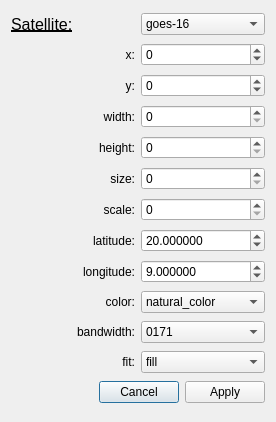
<?xml version="1.0" encoding="UTF-8"?>
<ui version="4.0">
 <class>Dialog</class>
 <widget class="QDialog" name="Dialog">
  <property name="geometry">
   <rect>
    <x>0</x>
    <y>0</y>
    <width>276</width>
    <height>422</height>
   </rect>
  </property>
  <property name="minimumSize">
   <size>
    <width>0</width>
    <height>0</height>
   </size>
  </property>
  <property name="windowTitle">
   <string>Dialog</string>
  </property>
  <layout class="QVBoxLayout" name="verticalLayout">
   <item>
    <layout class="QHBoxLayout" name="horizontalLayout">
     <item>
      <widget class="QLabel" name="satellite_label">
       <property name="font">
        <font>
         <pointsize>12</pointsize>
         <weight>50</weight>
         <bold>false</bold>
         <underline>true</underline>
        </font>
       </property>
       <property name="text">
        <string>Satellite:</string>
       </property>
      </widget>
     </item>
     <item>
      <widget class="QComboBox" name="satellite_selector">
       <item>
        <property name="text">
         <string>goes-16</string>
        </property>
       </item>
       <item>
        <property name="text">
         <string>goes-17</string>
        </property>
       </item>
       <item>
        <property name="text">
         <string>goes-18</string>
        </property>
       </item>
       <item>
        <property name="text">
         <string>meteosat-9</string>
        </property>
       </item>
       <item>
        <property name="text">
         <string>meteosat-11</string>
        </property>
       </item>
       <item>
        <property name="text">
         <string>himawari</string>
        </property>
       </item>
       <item>
        <property name="text">
         <string>sdo</string>
        </property>
       </item>
       <item>
        <property name="text">
         <string>sentinel</string>
        </property>
       </item>
       <item>
        <property name="text">
         <string>apod</string>
        </property>
       </item>
      </widget>
     </item>
    </layout>
   </item>
   <item>
    <layout class="QHBoxLayout" name="x_layout">
     <item>
      <widget class="QLabel" name="x_label">
       <property name="text">
        <string>x:</string>
       </property>
       <property name="alignment">
        <set>Qt::AlignRight|Qt::AlignTrailing|Qt::AlignVCenter</set>
       </property>
      </widget>
     </item>
     <item>
      <widget class="QSpinBox" name="x_input">
       <property name="minimum">
        <number>-9999</number>
       </property>
       <property name="maximum">
        <number>9999</number>
       </property>
      </widget>
     </item>
    </layout>
   </item>
   <item>
    <layout class="QHBoxLayout" name="y_layout">
     <item>
      <widget class="QLabel" name="y_label">
       <property name="text">
        <string>y:</string>
       </property>
       <property name="alignment">
        <set>Qt::AlignRight|Qt::AlignTrailing|Qt::AlignVCenter</set>
       </property>
      </widget>
     </item>
     <item>
      <widget class="QSpinBox" name="y_input">
       <property name="minimum">
        <number>-9999</number>
       </property>
       <property name="maximum">
        <number>9999</number>
       </property>
      </widget>
     </item>
    </layout>
   </item>
   <item>
    <layout class="QHBoxLayout" name="width_layout">
     <item>
      <widget class="QLabel" name="width_label">
       <property name="text">
        <string>width:</string>
       </property>
       <property name="alignment">
        <set>Qt::AlignRight|Qt::AlignTrailing|Qt::AlignVCenter</set>
       </property>
      </widget>
     </item>
     <item>
      <widget class="QSpinBox" name="width_input">
       <property name="maximum">
        <number>9999</number>
       </property>
      </widget>
     </item>
    </layout>
   </item>
   <item>
    <layout class="QHBoxLayout" name="height_layout">
     <item>
      <widget class="QLabel" name="height_label">
       <property name="text">
        <string>height:</string>
       </property>
       <property name="alignment">
        <set>Qt::AlignRight|Qt::AlignTrailing|Qt::AlignVCenter</set>
       </property>
      </widget>
     </item>
     <item>
      <widget class="QSpinBox" name="height_input">
       <property name="maximum">
        <number>9999</number>
       </property>
      </widget>
     </item>
    </layout>
   </item>
   <item>
    <layout class="QHBoxLayout" name="sizelayout">
     <item>
      <widget class="QLabel" name="size_label">
       <property name="text">
        <string>size:</string>
       </property>
       <property name="alignment">
        <set>Qt::AlignRight|Qt::AlignTrailing|Qt::AlignVCenter</set>
       </property>
      </widget>
     </item>
     <item>
      <widget class="QSpinBox" name="size_input">
       <property name="maximum">
        <number>9999</number>
       </property>
      </widget>
     </item>
    </layout>
   </item>
   <item>
    <layout class="QHBoxLayout" name="scale_layout">
     <item>
      <widget class="QLabel" name="scale_label">
       <property name="text">
        <string>scale:</string>
       </property>
       <property name="alignment">
        <set>Qt::AlignRight|Qt::AlignTrailing|Qt::AlignVCenter</set>
       </property>
      </widget>
     </item>
     <item>
      <widget class="QSpinBox" name="scale_input">
       <property name="maximum">
        <number>999999</number>
       </property>
      </widget>
     </item>
    </layout>
   </item>
   <item>
    <layout class="QHBoxLayout" name="laytitude_layout">
     <item>
      <widget class="QLabel" name="latitude_label">
       <property name="text">
        <string>latitude:</string>
       </property>
       <property name="alignment">
        <set>Qt::AlignRight|Qt::AlignTrailing|Qt::AlignVCenter</set>
       </property>
      </widget>
     </item>
     <item>
      <widget class="QDoubleSpinBox" name="latitude_input">
       <property name="decimals">
        <number>6</number>
       </property>
       <property name="maximum">
        <double>999999.000000000000000</double>
       </property>
       <property name="value">
        <double>20.000000000000000</double>
       </property>
      </widget>
     </item>
    </layout>
   </item>
   <item>
    <layout class="QHBoxLayout" name="longitude_layout">
     <item>
      <widget class="QLabel" name="longitude_label">
       <property name="text">
        <string>longitude:</string>
       </property>
       <property name="alignment">
        <set>Qt::AlignRight|Qt::AlignTrailing|Qt::AlignVCenter</set>
       </property>
      </widget>
     </item>
     <item>
      <widget class="QDoubleSpinBox" name="longitude_input">
       <property name="decimals">
        <number>6</number>
       </property>
       <property name="maximum">
        <double>9999999.000000000000000</double>
       </property>
       <property name="value">
        <double>9.000000000000000</double>
       </property>
      </widget>
     </item>
    </layout>
   </item>
   <item>
    <layout class="QHBoxLayout" name="color_layout">
     <item>
      <widget class="QLabel" name="color_label">
       <property name="text">
        <string>color:</string>
       </property>
       <property name="alignment">
        <set>Qt::AlignRight|Qt::AlignTrailing|Qt::AlignVCenter</set>
       </property>
      </widget>
     </item>
     <item>
      <widget class="QComboBox" name="color_input">
       <item>
        <property name="text">
         <string>natural_color</string>
        </property>
       </item>
       <item>
        <property name="text">
         <string>geocolor</string>
        </property>
       </item>
      </widget>
     </item>
    </layout>
   </item>
   <item>
    <layout class="QHBoxLayout" name="bandwidth_layout">
     <item>
      <widget class="QLabel" name="bandwidth_label">
       <property name="text">
        <string>bandwidth:</string>
       </property>
       <property name="alignment">
        <set>Qt::AlignRight|Qt::AlignTrailing|Qt::AlignVCenter</set>
       </property>
      </widget>
     </item>
     <item>
      <widget class="QComboBox" name="bandwidth_input">
       <item>
        <property name="text">
         <string>0171</string>
        </property>
       </item>
       <item>
        <property name="text">
         <string>0171pfss</string>
        </property>
       </item>
       <item>
        <property name="text">
         <string>0304</string>
        </property>
       </item>
       <item>
        <property name="text">
         <string>0304pfss</string>
        </property>
       </item>
       <item>
        <property name="text">
         <string>HMIIC</string>
        </property>
       </item>
      </widget>
     </item>
    </layout>
   </item>
   <item>
    <layout class="QHBoxLayout" name="fit_layout">
     <item>
      <widget class="QLabel" name="fit_label">
       <property name="text">
        <string>fit:</string>
       </property>
       <property name="alignment">
        <set>Qt::AlignRight|Qt::AlignTrailing|Qt::AlignVCenter</set>
       </property>
      </widget>
     </item>
     <item>
      <widget class="QComboBox" name="fit_input">
       <item>
        <property name="text">
         <string>fill</string>
        </property>
       </item>
       <item>
        <property name="text">
         <string>contain</string>
        </property>
       </item>
       <item>
        <property name="text">
         <string>coer</string>
        </property>
       </item>
      </widget>
     </item>
    </layout>
   </item>
   <item>
    <widget class="QDialogButtonBox" name="dialog_buttons">
     <property name="standardButtons">
      <set>QDialogButtonBox::Apply|QDialogButtonBox::Cancel</set>
     </property>
    </widget>
   </item>
  </layout>
 </widget>
 <resources/>
 <connections/>
</ui>
